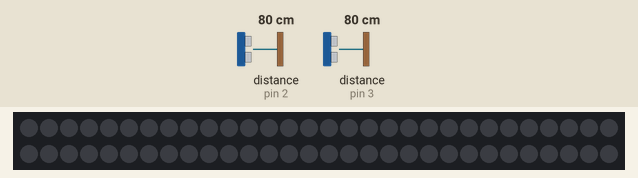
This sketch was run on a simulated Arduino Uno, built with avr-gcc and run on an emulated ATmega328P. On the bench: 60 RGB LEDs in strip order, left to right, continuing on the next row. Wiring (inferred from the names in the program): 2 × range finder with pulse-width output: data pin 2 / data pin 3. The test bench sets the inputs (shaded band); at power-on: distance to the obstacle (sensors on pin 2, pin 3) 80 cm. The echo pulse lasts 58.3 µs per cm; dim RGB values are drawn brighter than linear.

Above: at 1.2 s.
1.3 s: distance to the obstacle (sensor on pin 2) set to 250 cm
At 1.9 s:
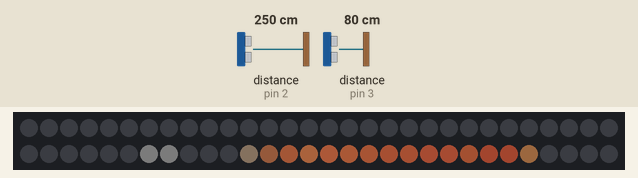
2.9 s: distance to the obstacle (sensor on pin 3) set to 120 cm
At 4.2 s:
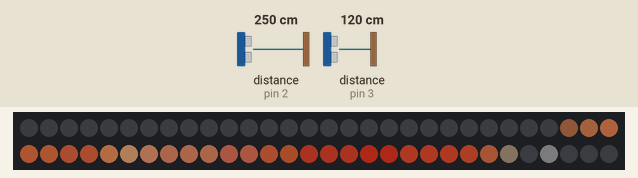
4.5 s: distance to the obstacle (sensor on pin 2) set to 2 cm
At 5.6 s:
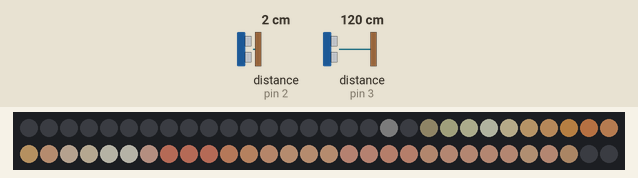
6.1 s: distance to the obstacle (sensor on pin 3) set to 250 cm
At 6.8 s:
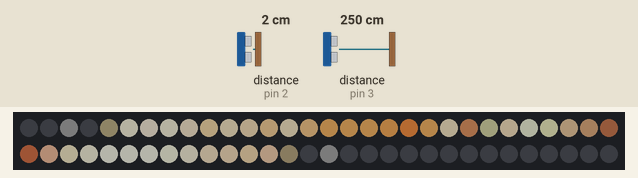
7.6 s: distance to the obstacle (sensor on pin 2) set to 18 cm
9.2 s: distance to the obstacle (sensor on pin 3) set to 299 cm
Timing chart, 0 to 11.8 s (numbered marks = the images above; inputs shaded):
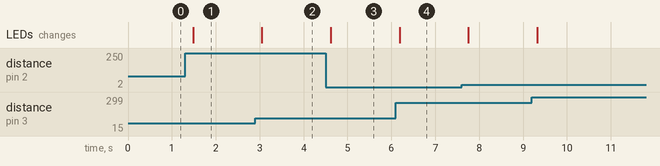

The sketch:

Valokepakko.ino
```cpp
#include <avr/pgmspace.h>
#include <math.h>

#include <Adafruit_NeoPixel.h>

#include "image.h"

#ifdef __AVR__
#include <avr/power.h>
#endif

/****************************************************/
/* Here you choose which kind of interface is used. */
/*                                                  */
/* TIMER Timer based                                */
/* TILT Orientation based                           */
/* WHEEL Wheel rotation based                       */
/*                                                  */
/* Uncomment only ONE line at a time.               */
/****************************************************/
/* #define TIMER */
/* #define TILT */
#define WHEEL

const int LED_PIN = 6;

// We use the Memsic 2125 Dual-axis Accelerometer.
// Accelerometer pins:
const int ACCEL_X_PIN = 2;
const int ACCEL_Y_PIN = 3;

const int LEDS = 60;
const unsigned long TIMEFRAME = 40;

// Parameter 1 = number of pixels in strip
// Parameter 2 = Arduino pin number (most are valid)
// Parameter 3 = pixel type flags, add together as needed:
//   NEO_KHZ800  800 KHz bitstream (most NeoPixel products w/WS2812 LEDs)
//   NEO_KHZ400  400 KHz (classic 'v1' (not v2) FLORA pixels, WS2811 drivers)
//   NEO_GRB     Pixels are wired for GRB bitstream (most NeoPixel products)
//   NEO_RGB     Pixels are wired for RGB bitstream (v1 FLORA pixels, not v2)
Adafruit_NeoPixel strip = Adafruit_NeoPixel(LEDS, LED_PIN, NEO_GRB + NEO_KHZ800);

// Variable to store the color from PROGMEM.
RGB rgb;

// IMPORTANT: To reduce NeoPixel burnout risk, add 1000 uF capacitor across
// pixel power leads, add 300 - 500 Ohm resistor on first pixel's data input
// and minimize distance between Arduino and first pixel.  Avoid connecting
// on a live circuit...if you must, connect GND first.

void setup() {
  // This is for Trinket 5V 16MHz, you can remove these three lines if you are not using a Trinket
#if defined (__AVR_ATtiny85__)
  if (F_CPU == 16000000) clock_prescale_set(clock_div_1);
#endif
  // End of trinket special code

  strip.begin();

  // Lower brightness so that Arduino can handle it.
  strip.setBrightness(64);
  // Initialize all pixels to 'off'
  strip.show();
}

// Sensor reading when there is no tilt on the accelerometer.
const int NO_TILT = 5000;

// Same as the built in map function but for floats
float mapfloat(float x, float in_min, float in_max, float out_min, float out_max)
{
  return (x - in_min) * (out_max - out_min) / (in_max - in_min) + out_min;
}

// Returns the color from the palette. Return black if pixelindex is -1.
// Multiply the resulting color with the brightnessFactor. This was not needed
// after all.
uint32_t lookupColor(int pixelIndex, float brightnessFactor) {
  if (pixelIndex < 0 || pixelIndex >= IMAGE_SIZE) {
    rgb = {0, 0, 0};
  } else {
    int colorIndex = pgm_read_byte_near(PIXELS + pixelIndex);
    memcpy_PF(&rgb, (uint_farptr_t) &PALETTE[colorIndex], sizeof(RGB));
  }

  if (rgb.r + rgb.g + rgb.b < 40) {
    rgb = {0, 0, 0};
  }

  return strip.Color(int(rgb.r * brightnessFactor),
                     int(rgb.g * brightnessFactor),
                     int(rgb.b * brightnessFactor));
}

// Lookup the pixel's color for the timer based interface.
uint32_t timerColorLookup(int led, int frame) {
  if (frame > IMAGE_WIDTH) {
    return lookupColor(-1, 1.0);
  }
  int pixelIndex = frame + led * IMAGE_WIDTH;
  return lookupColor(pixelIndex, 1.0);
}

// Lookup the pixel's color for the tilt based interface.
uint32_t tiltColorLookup(int led, float angle) {
  // flip the led
  led = LEDS - led;

  const float originX = IMAGE_WIDTH / 2;
  const float originY = IMAGE_HEIGHT - 1;

  const float hypotenuse = sqrt(originX*originX +
                                originY*originY);

  int h = mapfloat(led, 0.0, float(LEDS), 0, hypotenuse);

  // Flip the angles for our tilt implementation.
  int deltaX = cos(angle + PI) * h;
  int deltaY = sin(angle + PI) * h;

  int x = int(originX + deltaX);
  int y = int(originY + deltaY);
  int pixelIndex = x + y * IMAGE_WIDTH;
  // If we are out of bounds set color to black
  if (x < 0 || x > IMAGE_WIDTH - 1 || y < 0 || y > IMAGE_HEIGHT - 1) {
    pixelIndex = -1;
  }
  return lookupColor(pixelIndex, 1.0);
}

// Lookup the pixel's color for the wheel based interface.
uint32_t wheelColorLookup(int led, float angle) {
  // Flip image
  led = LEDS - led;

  // We had a 34 cm radius for the wheel. The image strip was 100 cm long. Then
  // we needed to scale this according to the image aspect ratio. Otherwise this
  // is just basic sector length formula angle = sectorlength/radius.
  float maxAngle = IMAGE_WIDTH / float(IMAGE_HEIGHT) * 100 / 34;

  // The angles needed a bit of calibration related to the wheel orientation.
  int x = int(mapfloat(angle, -PI+PI/2, maxAngle-PI+PI/2, 0.0, float(IMAGE_WIDTH-1)));

  if (x >= IMAGE_WIDTH || x < 0) {
    return lookupColor(-1, 1.0);
  }

  int pixelIndex = x + led * IMAGE_WIDTH;
  return lookupColor(pixelIndex, 1.0);
}

// Last tick for the timer based interface.
unsigned long lastTick = 0;

// The frame (column) being shown for the timer based interface.
int frame = 0;

void loop() {
  /**********************/
  /* Accelerometer code */
  /**********************/

  // The ifndef is needed because pulseIn expects PWM signal, without the
  // accelerometer connected the loop function got called very slowly.
  #ifndef TIMER
  int pulseX = pulseIn(ACCEL_X_PIN, HIGH);
  int pulseY = pulseIn(ACCEL_Y_PIN, HIGH);
  float angle = atan2(pulseX-NO_TILT, pulseY-NO_TILT);
  #endif /* TIMER */

  /******************/
  /* LED strip code */
  /******************/

#ifdef TIMER
  unsigned long time = millis();
  if (time - lastTick > TIMEFRAME) {
    frame++;
    lastTick = time;
  }
#endif /* TIMER */

  for (int led = 0; led < LEDS; led++) {
    uint32_t c;

#ifdef TIMER
    c = timerColorLookup(led, frame);
#endif /* TIMER */

#ifdef TILT
    c = tiltColorLookup(led, angle);
#endif /* TILT */

#ifdef WHEEL
    c = wheelColorLookup(led, angle);
#endif /* WHEEL */

    strip.setPixelColor(led, c);
  }

  strip.show();
}
```

Source omitted: image.h (data table, 23584 bytes)

Measured:
- after the input at 1.3 s, the LEDs: change after 0.18 s (image 1)
- after the input at 2.9 s, the LEDs: change after 0.15 s (image 2)
- after the input at 4.5 s, the LEDs: change after 0.12 s (image 3)
- after the input at 6.1 s, the LEDs: change after 0.09 s (image 4)
